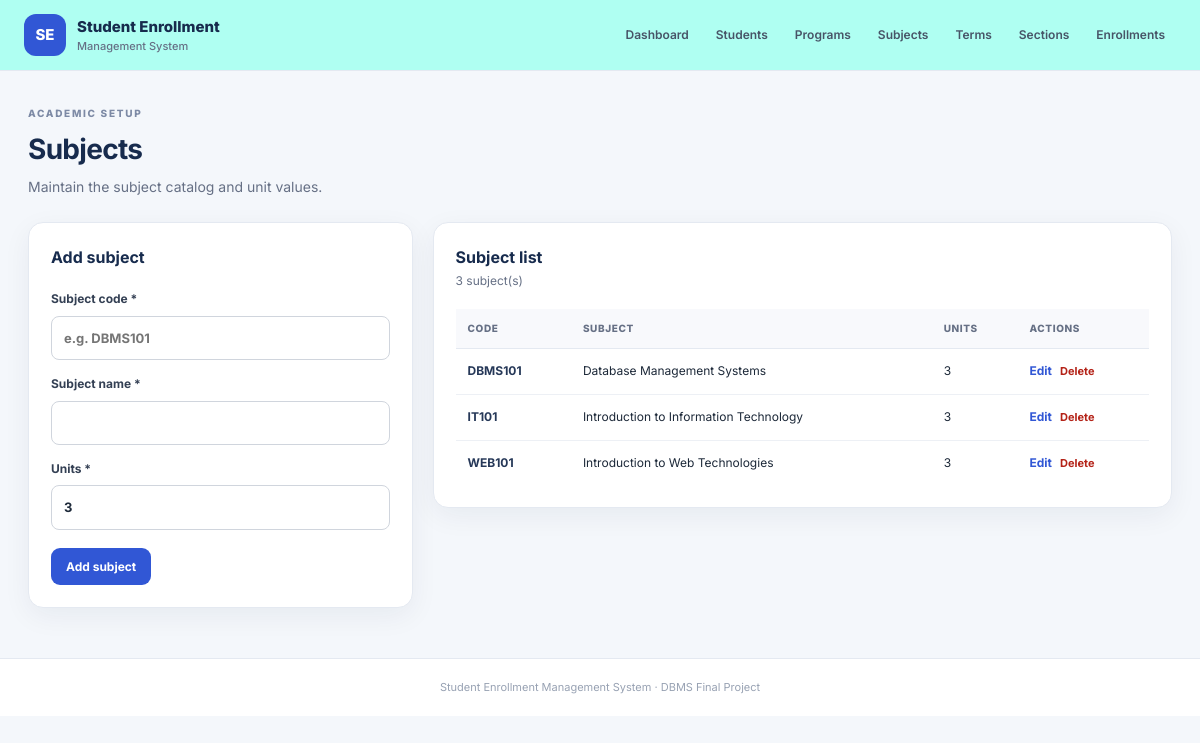
The app's page /subjects.php with its own data.
### tables this page shows
CREATE TABLE IF NOT EXISTS Subjects (
  subject_id INT AUTO_INCREMENT PRIMARY KEY,
  subject_code VARCHAR(20) NOT NULL UNIQUE,
  subject_name VARCHAR(100) NOT NULL,
  units TINYINT UNSIGNED NOT NULL DEFAULT 3
);

### config.php (called while the page is built, shortened)
<?php
function h($value): string {
    return htmlspecialchars((string)($value ?? ''), ENT_QUOTES, 'UTF-8');
}

### subjects.php (the view, shortened to what this page needs)
<?php
require 'config.php';
$edit=null;if(isset($_GET['edit'])){$st=$pdo->prepare('SELECT * FROM Subjects WHERE subject_id=?');$st->execute([(int)$_GET['edit']]);$edit=$st->fetch();}
$rows=$pdo->query('SELECT * FROM Subjects ORDER BY subject_code')->fetchAll();$pageTitle='Subjects';require 'header.php';
?>
<div class="page-heading"><div><p class="eyebrow">ACADEMIC SETUP</p><h1>Subjects</h1><p>Maintain the subject catalog and unit values.</p></div></div>
<div class="content-grid">
<section class="panel"><div class="panel-heading"><h2><?= $edit?'Edit subject':'Add subject' ?></h2></div><form method="post" class="form-grid one-col">
<label>Subject code *<input required maxlength="20" name="subject_code" value="<?= h($edit['subject_code']??'') ?>" placeholder="e.g. DBMS101"></label>
<label>Subject name *<input required maxlength="100" name="subject_name" value="<?= h($edit['subject_name']??'') ?>"></label>
<label>Units *<input required type="number" min="1" max="30" name="units" value="<?= h($edit['units']??3) ?>"></label>
<div class="form-actions"><button class="btn"><?= $edit?'Save changes':'Add subject' ?></button><?php if($edit): ?><a class="btn btn-outline" href="subjects.php">Cancel</a><?php endif; ?></div></form></section>
<section class="panel"><div class="panel-heading"><div><h2>Subject list</h2><p><?= count($rows) ?> subject(s)</p></div></div><div class="table-wrap"><table><thead><tr><th>Code</th><th>Subject</th><th>Units</th><th>Actions</th></tr></thead><tbody>
<?php foreach($rows as $r): ?><tr><td><strong><?= h($r['subject_code']) ?></strong></td><td><?= h($r['subject_name']) ?></td><td><?= (int)$r['units'] ?></td><td class="actions"><a class="text-link" href="?edit=<?= (int)$r['subject_id'] ?>">Edit</a><form method="post" onsubmit="return confirm('Delete this subject?');"><?= csrf_field() ?><input type="hidden" name="action" value="delete"><input type="hidden" name="subject_id" value="<?= (int)$r['subject_id'] ?>"><button class="link-danger">Delete</button></form></td></tr><?php endforeach; ?>
<?php if(!$rows): ?><tr><td colspan="4" class="muted">No subjects yet.</td></tr><?php endif; ?></tbody></table></div></section>
</div><?php require 'footer.php'; ?>

### style.css (style rules this page uses)
:root { --navy: #172b4d; --blue: #3157d5; --blue-dark: #2445b5; --bg: #f4f7fb; --ink: #1d2939; --muted: #667085; --line: #e4e9f1; --white: #fff; --green: #13795b; --red: #b42318; --shadow: 0 8px 28px rgba(25, 42, 70, .06); }
* { box-sizing: border-box; }
body { margin: 0; background: var(--bg); color: var(--ink); font-family: Inter, Arial, sans-serif; font-size: 14px; line-height: 1.55; }
a { color: inherit; text-decoration: none; }
.eyebrow { font-size: 10px; font-weight: 800; letter-spacing: 1.7px; color: #7d8aa5; margin: 0 0 6px; }
.btn { display: inline-flex; align-items: center; justify-content: center; gap: 7px; border: 0; border-radius: 9px; padding: 11px 15px; background: var(--blue); color: #fff; font-weight: 700; font-family: inherit; font-size: 12px; cursor: pointer; white-space: nowrap; }
.panel { background: white; border: 1px solid var(--line); border-radius: 15px; padding: 22px; box-shadow: var(--shadow); min-width: 0; }
.panel-heading { display: flex; align-items: center; justify-content: space-between; gap: 12px; margin-bottom: 18px; }
.panel-heading h2 { font-size: 16px; margin: 0 0 3px; color: var(--navy); }
.panel-heading p { margin: 0; color: var(--muted); font-size: 12px; }
.text-link { color: var(--blue); font-size: 12px; font-weight: 700; }
.page-heading { display: flex; justify-content: space-between; align-items: center; gap: 18px; margin: 5px 0 24px; }
.page-heading h1 { font-size: 28px; letter-spacing: -.7px; color: var(--navy); margin: 0 0 5px; }
.page-heading p:not(.eyebrow) { color: var(--muted); margin: 0; }
.content-grid { display: grid; grid-template-columns: minmax(280px, .78fr) minmax(0, 1.5fr); gap: 20px; align-items: start; }
.form-grid { display: grid; grid-template-columns: repeat(2, minmax(0, 1fr)); gap: 15px; }
.form-grid.one-col { grid-template-columns: 1fr; }
.form-grid label { display: flex; flex-direction: column; gap: 7px; color: #344054; font-size: 12px; font-weight: 700; }
.form-grid input, .form-grid select, .search-form input, .status-form select { width: 100%; min-width: 0; border: 1px solid #d0d5dd; border-radius: 8px; background: white; padding: 11px 12px; font: inherit; font-size: 13px; color: var(--ink); outline: none; }
.form-actions { grid-column: 1 / -1; display: flex; gap: 9px; align-items: center; margin-top: 3px; }
.table-wrap { overflow-x: auto; width: 100%; }
table { width: 100%; border-collapse: collapse; text-align: left; font-size: 12px; }
th { color: #667085; background: #f8f9fc; font-size: 10px; text-transform: uppercase; letter-spacing: .6px; font-weight: 800; padding: 12px; border-bottom: 1px solid var(--line); white-space: nowrap; }
td { padding: 13px 12px; border-bottom: 1px solid #edf0f5; vertical-align: top; }
tbody tr:last-child td { border-bottom: 0; }
td strong { color: #263858; }
.actions { white-space: nowrap; }
.actions form { display: inline-block; margin-left: 8px; }
.link-danger { border: 0; background: none; color: var(--red); font: inherit; font-size: 11px; font-weight: 700; cursor: pointer; padding: 0; }

### records on screen
subjects: subject_code "DBMS101", subject_name "Database Management Systems", units "3"
subjects: subject_code "IT101", subject_name "Introduction to Information Technology", units "3"
subjects: subject_code "WEB101", subject_name "Introduction to Web Technologies", units "3"

### other values on screen
count($rows) "3"
